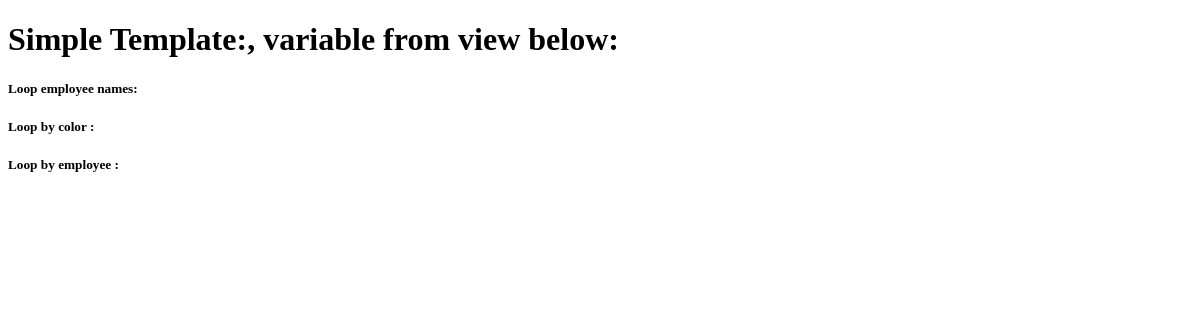
The app's page /demomodel, older data.
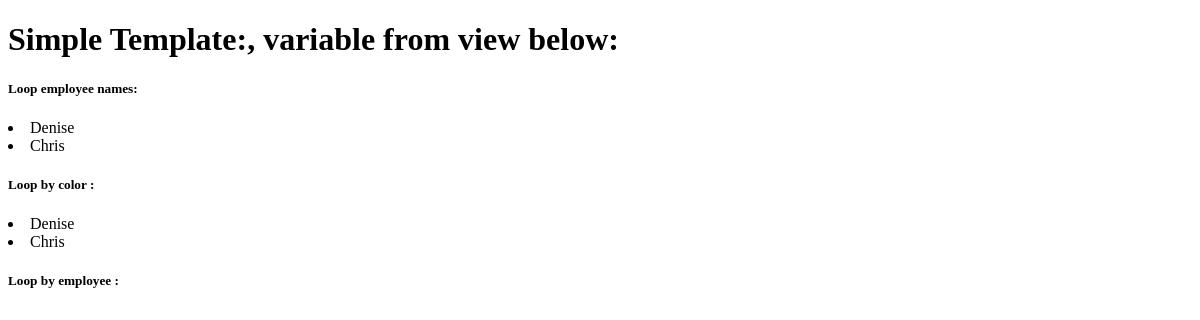
The same page, newer data.
### myapp/models.py (models this page shows, shortened)
class Employee(models.Model):
    name = models.CharField(max_length=200)

class Color(models.Model):
    e = models.ForeignKey(Employee, on_delete=models.CASCADE)
    color = models.CharField(max_length=200)
    color2 = models.CharField(max_length=200, default = "blue")

### myapp/views.py (the view)
# urls.py: path('demomodel', views.demomodel, name='demomodel'),
def demomodel(request):
    filtercolor = "blue"
    colors  = Color.objects.filter(color2=filtercolor)
    coloremployee  = Color.objects.filter(e__name="Phil")
    context = {
        'allemployee' : Employee.objects.all(),
        'colors' : colors,
        'coloremployee' : coloremployee,
    }
    return render(request, 'myapp/models.html', context)

### myapp/templates/myapp/models.html (shortened to what this page needs)
{% extends "myapp/simplet.html" %}
{% block content %}
    <h5>
        Loop employee names:
    </h5>
    {% for e in allemployee %}
        <li>{{e.name}}</li>
    {% endfor %}
    <h5>
        Loop by color :
    </h5>
    {% for e in colors %}
        <li>{{e.e.name}}</li>
    {% endfor %}
    <h5>
        Loop by employee :
    </h5>
{% endblock %}

### myapp/templates/myapp/simplet.html (shortened to what this page needs)
<!DOCTYPE html>
<html>
<head>
</head>
<body>
    <h1>Simple Template:, variable from view below:</h1>
    {% block content %}
    {% endblock %}
</body>
</html>

Row changes from the older to the newer data that the page shows:
added Employee: name "Denise"
added Employee: name "Chris"
added Color: e.name "Denise"
added Color: e.name "Chris"
